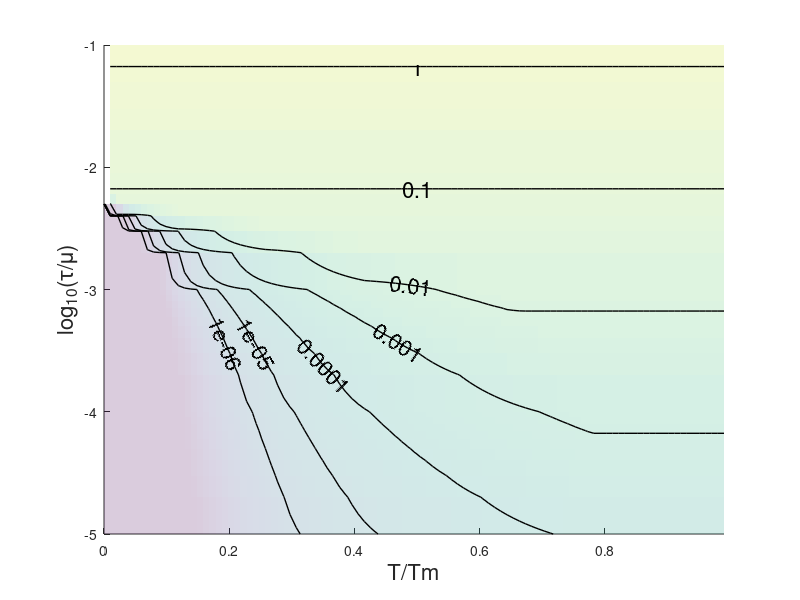

The MATLAB script that drew this image:
clear all
close all
clc

fontSize=16;

data=load('velocity.txt');
nT=101;
datasize=size(data,1);

T=reshape(data(:,2),datasize/nT,nT);
S=reshape(data(:,1),datasize/nT,nT);
V=reshape(data(:,3),datasize/nT,nT);

%Tm=max(data(:,2));
%mu=max(data(:,1));

figure(3)
clf
hold on
surf(T,log10(S),log10(V+1e-10),'edgecolor','none','FaceAlpha',0.2)

isolevels=[1e-3];
for e=[-7:-1]
for k=[10]
isolevels=[isolevels k*10^e];
end
end
%isolevels=[BrunnerV/cs isolevels];
%isolevels=[0.05:0.05:1]*cs
[C1,h1]=contour(T,log10(S),V,isolevels,'k','Linewidth',1);
clabel(C1,h1,'FontSize',fontSize,'Color','k','labelspacing', 700)
xlabel('T/Tm','FontSize',fontSize)
ylabel('log_{10}(\tau/\mu)','FontSize',fontSize)